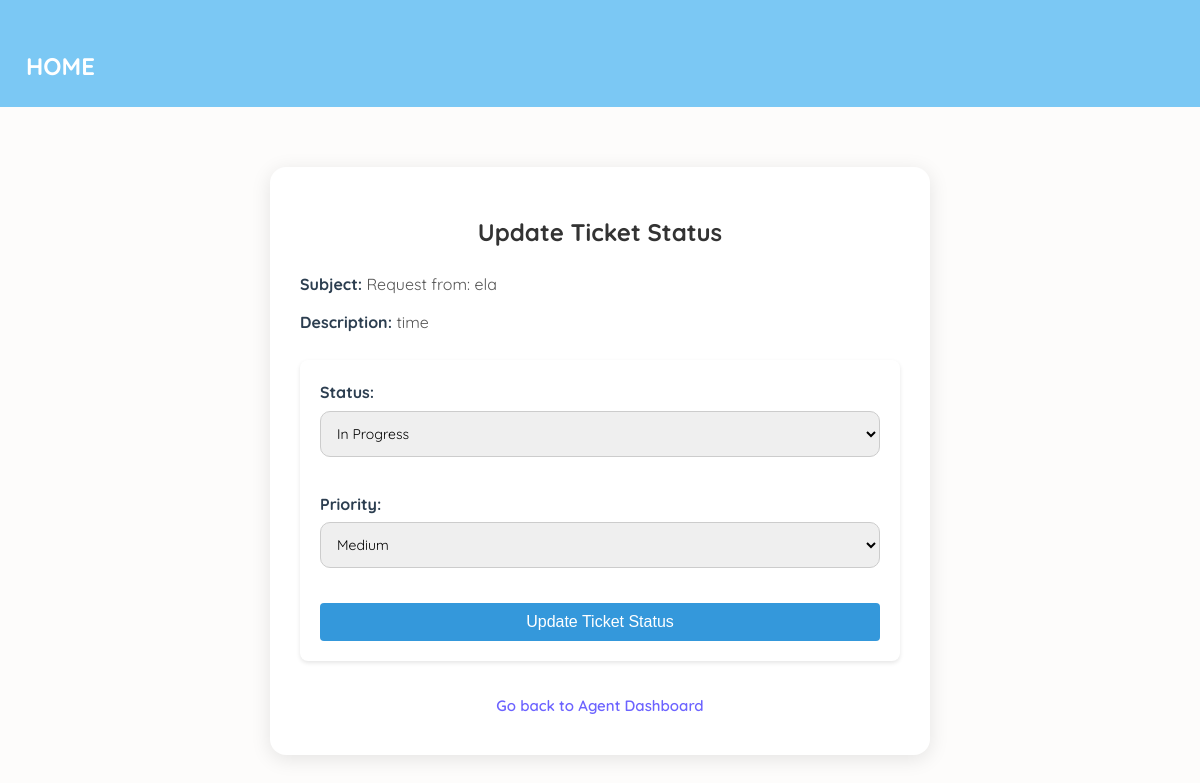
Page /agent/ticket/42/update/ (signed in) on the earlier database version.
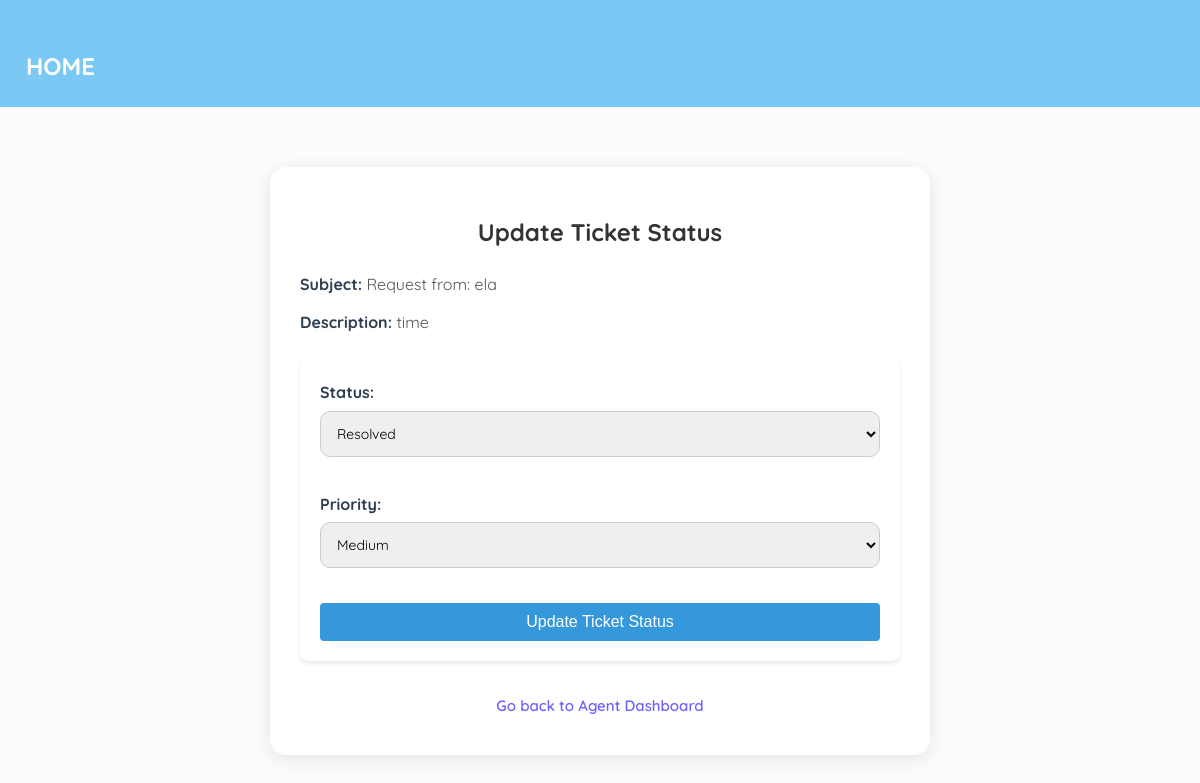
Same page on the later database version.
### helpdeskApp/models.py (models this page shows, shortened)
class Ticket(models.Model):
    STATUS_CHOICES = (
        ('open', 'Open'),
        ('in_progress', 'In Progress'),
        ('resolved', 'Resolved'),
        ('closed', 'Closed'),
    )
    PRIORITY_CHOICES = (
        ('high', 'High'),
        ('medium', 'Medium'),
        ('low', 'Low'),
    )
    CATEGORY_CHOICES = (
        ('software', 'Software'),
        ('hardware', 'Hardware'),
        ('network', 'Network'),
        ('other', 'Other'),
    )
    created_by = models.ForeignKey(
        settings.AUTH_USER_MODEL,
        on_delete=models.CASCADE,
        related_name='created_tickets'
    )
    assigned_to = models.ForeignKey(
        settings.AUTH_USER_MODEL,
        on_delete=models.SET_NULL,
        null=True,
        blank=True,
        limit_choices_to={'role': 'agent'},
        related_name='assigned_tickets'
    )
    subject = models.CharField(max_length=255)
    description = models.TextField()
    status = models.CharField(max_length=20, choices=STATUS_CHOICES, default='open')
    priority = models.CharField(max_length=10, choices=PRIORITY_CHOICES, default='medium')
    category = models.CharField(max_length=20, choices=CATEGORY_CHOICES, default='other')
    created_at = models.DateTimeField(auto_now_add=True)
    updated_at = models.DateTimeField(auto_now=True)

### helpdeskApp/views.py (the view, shortened to what this page needs)
# urls.py: path('agent/ticket/<int:ticket_id>/update/', views.update_ticket_status, name='update_ticket_status'),
@login_required
def update_ticket_status(request, ticket_id):
    ticket = get_object_or_404(Ticket, id=ticket_id, assigned_to=request.user)
    form = UpdateTicketStatusForm(request.POST or None, instance=ticket)
    return render(request, 'update_ticket.html', {
        'ticket': ticket,
        'form': form,
    })

### helpdeskApp/forms.py
class UpdateTicketStatusForm(forms.ModelForm):
    class Meta:
        model = Ticket
        fields = ['status', 'priority']
        widgets = {
            'status': forms.Select(choices=Ticket.STATUS_CHOICES),
            'priority': forms.Select(choices=Ticket.PRIORITY_CHOICES),
        }

### helpdeskApp/templates/update_ticket.html (shortened to what this page needs)
{% load static %}
<!DOCTYPE html>
<html>
<head>
    <link rel="stylesheet" href="{% static 'css/updateticket.css' %}">
</head>
    <nav class="navbar">
        <a href="/agent" class="logo"> HOME</a>
    </nav>
<body>
    <div class="container">
        <h2> Update Ticket Status</h2>
        <p><strong>Subject:</strong> {{ ticket.subject }}</p>
        <p><strong>Description:</strong> {{ ticket.description }}</p>
        <form method="post">
            {{ form.as_p }}
            <button type="submit">Update Ticket Status</button>
        </form>
        <a href="{% url 'agent_dashboard' %}"> Go back to Agent Dashboard</a>
    </div>
</body>
</html>

Differences in the rows shown:
changed Ticket "Request from: ela": status "In Progress" → "Resolved"
